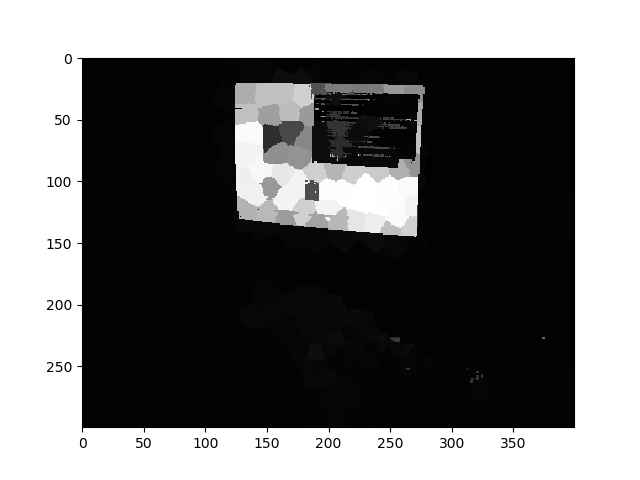
#> input picture src/distribution.png, 640 x 480 px
$ python abstraction.py distribution.png 3
#> lines starting #> are read from the running program, lines starting #| are printed output that depends on the picture
import numpy as np
import matplotlib.pyplot as plt
import cv2
import pickle
import sys
import os

# Loading image as RGB
I = cv2.imread(sys.argv[1])
#> I is the input picture: shape (480, 640, 3); min 0, max 255, mean 116.9

# Parameters
m = 100
K = int(sys.argv[2])
N = I.shape[0]*I.shape[1]
#> N = 307200
S = ((N/K)**0.5)
#> S = 320

I = cv2.cvtColor(I, cv2.COLOR_BGR2Lab)
#> I: shape (480, 640, 3); mean of channels 0, 1, 2 116.6, 128, 128

# Creating the 5-tuple for clustering
LabXY = []
for i in range(I.shape[0]):
	for j in range(I.shape[1]):
		LabXY.append( np.concatenate((I[i, j], [(m/S)*i, (m/S)*j])).astype(np.float32))
#> after the loop, LabXY = 307200 items
LabXY = np.array(LabXY)

# Applying the kmeans clustering
criteria = (cv2.TERM_CRITERIA_EPS + cv2.TERM_CRITERIA_MAX_ITER, 10, 1.0)
flags = cv2.KMEANS_RANDOM_CENTERS
compactness, labels, centers = cv2.kmeans(LabXY, K, None, criteria, 10, flags)
#> compactness = 1.15e+09; centers = [[247.2, 128, 128, 69.27, 40.41], [250.9, 128, 128, 71.99, 161.1], [3.21, 128, 128, 78.54, 102.6]]

# Output image construction
labels = labels.reshape((I.shape[0], I.shape[1]))
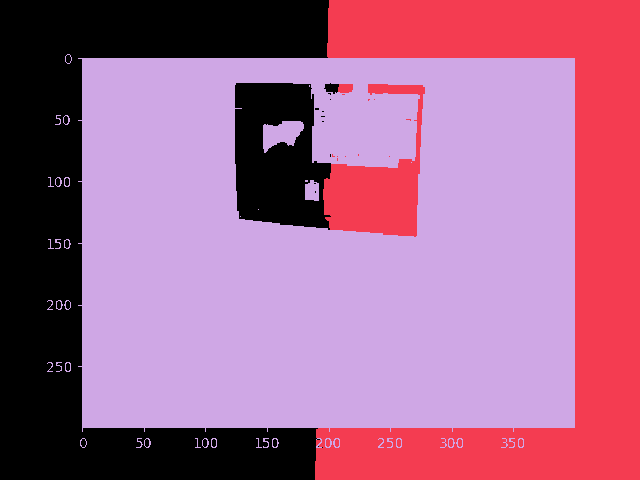
#> labels: shape (480, 640) int32; 3 distinct labels, from 0 to 2; one colour per label, 0 black
for i in range(I.shape[0]):
	for j in range(I.shape[1]):
		I[i, j] = centers[labels[i, j]][:3]
#> I: shape (480, 640, 3); mean of channels 0, 1, 2 116.2, 128, 128

I = cv2.cvtColor(I, cv2.COLOR_Lab2RGB)
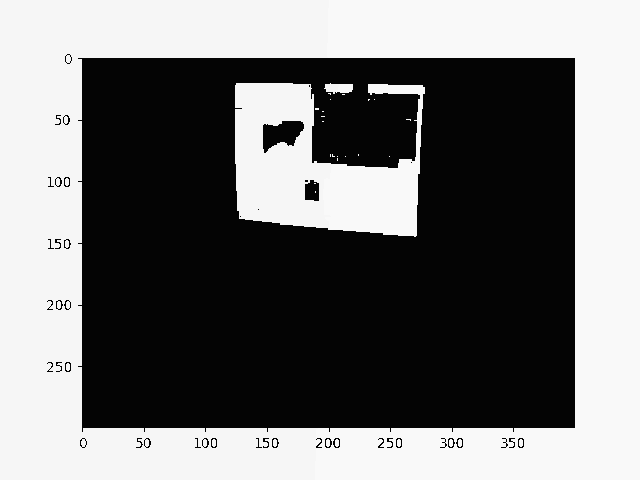
#> I: shape (480, 640, 3); min 4, max 249, mean 116.3
plt.imshow(I)
# plt.show()
outputdir = 'results/'
if not os.path.exists(outputdir):
	os.makedirs(outputdir)
plt.savefig('results/abstraction')

# Pickling the results
centers[:, 3:] = (S/m)*centers[:, 3:]
with open('centers.pkl', 'wb') as f:
	pickle.dump(centers, f)
with open('labels.pkl', 'wb') as f:
	pickle.dump(labels, f)
print('Abstraction completed')
